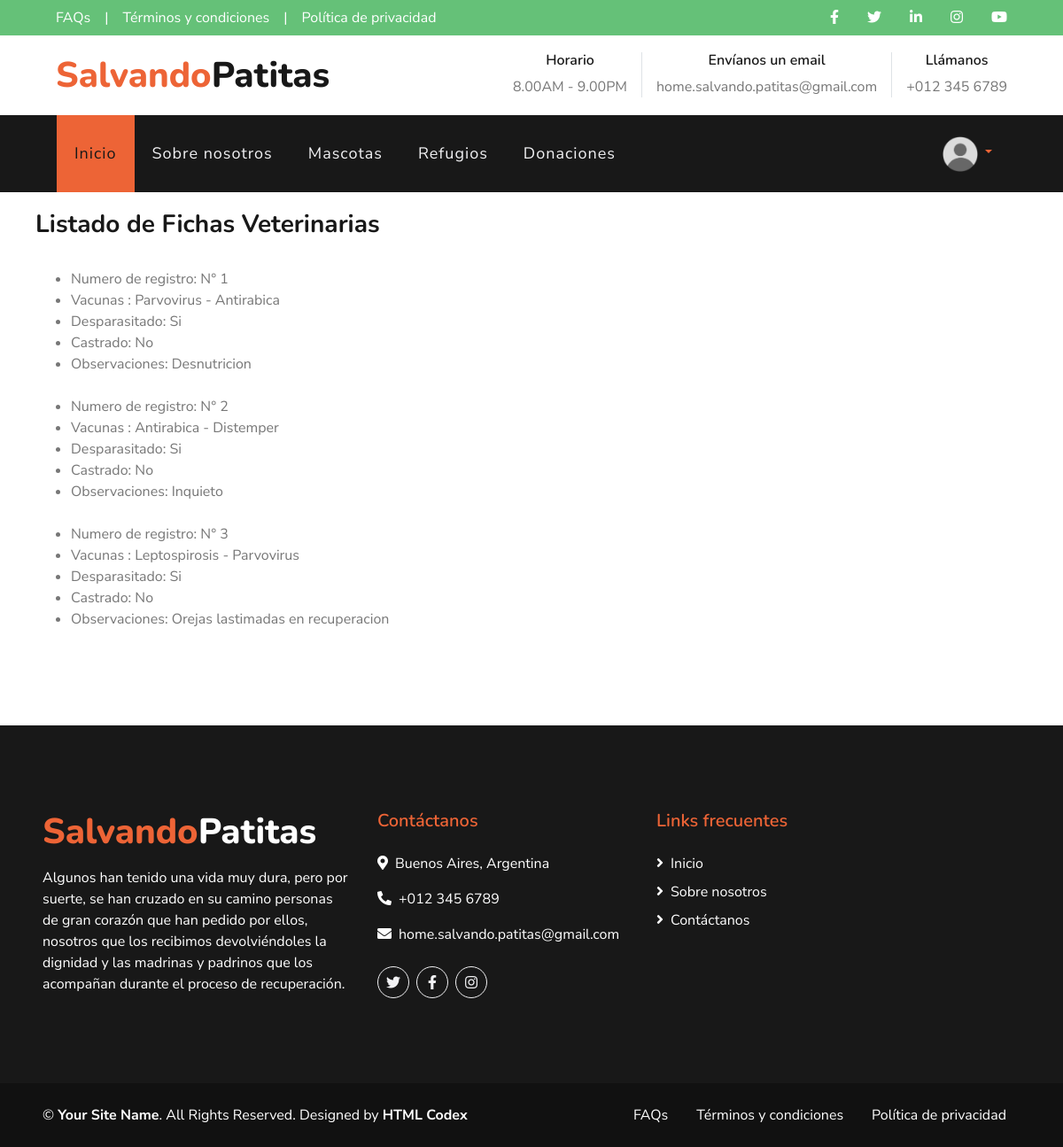
Screenshot of /Veterinaria/lista/ (signed in) with the database file from the repository.
### Apps/Veterinaria/models.py (models this page shows, shortened)
class Ficha_medica (models.Model):
    mascota = models.OneToOneField(Mascota, on_delete=models.CASCADE, related_name='veterinaria', null=True)
    registro = models.IntegerField(unique=True)
    vacuna_1 = models.CharField(max_length= 100, null=True, blank=True,)
    vacuna_2 = models.CharField(max_length= 100, null=True, blank=True,)
    desparasitacion = models.CharField(max_length=50, null=True, blank=True,)
    castracion = models.CharField(max_length=50, null=True, blank=True,)
    observaciones = models.TextField(max_length=150,null=True, blank=True,)

### Apps/Veterinaria/views.py (the view)
# urls.py: path("lista/", lista_fichas ,name="lista"),
def lista_fichas (request):
    lista = Ficha_medica.objects.all()
    return render (request, "Veterinaria/lista_Ficha.html", {"lista": lista})

### Templates/Veterinaria/lista_Ficha.html (shortened to what this page needs)
{% extends "padre.html" %}
{% load static %}
{% block contenidoQueCambia%}
<div style = "padding: 20px 40px;">
<h3>Listado de Fichas Veterinarias</h3>
<br>
<ul>
    {%for li in lista %}
        <li> Numero de registro: N°  {{li.registro}} </li>
        <li> Vacunas :{{li.vacuna_1}} - {{li.vacuna_2}}</li>
        <li> Desparasitado: {{li.desparasitacion}} </li>
        <li> Castrado:{{li.castracion}} </li>
        <li> Observaciones: {{li.observaciones}}</li>
        <br>
    {% endfor %}
</ul>
</div>
{%endblock%}

### rows the page displays
Ficha_medica: registro "1", vacuna_1 "Parvovirus", vacuna_2 "Antirabica", desparasitacion "Si", castracion "No", observaciones "Desnutricion"
Ficha_medica: registro "2", vacuna_1 "Antirabica", vacuna_2 "Distemper", desparasitacion "Si", castracion "No", observaciones "Inquieto"
Ficha_medica: registro "3", vacuna_1 "Leptospirosis", vacuna_2 "Parvovirus", desparasitacion "Si", castracion "No", observaciones "Orejas lastimadas en recuperacion"
